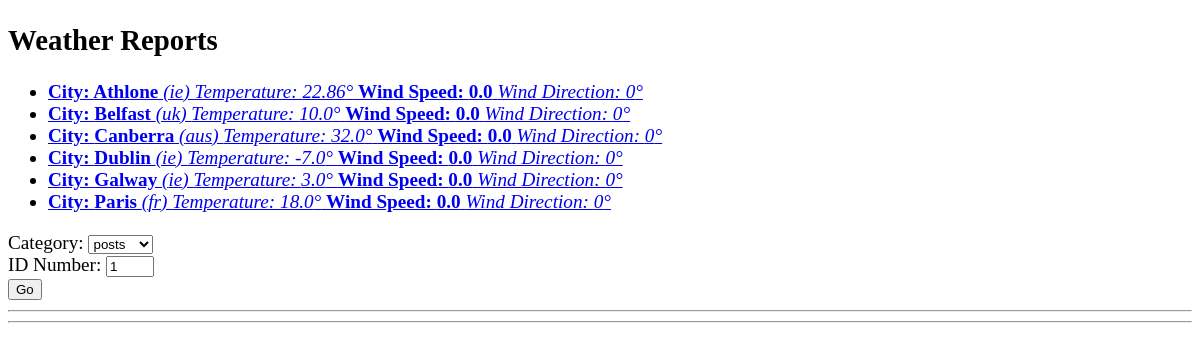
The page /polls/weather/ on the database as committed earlier.
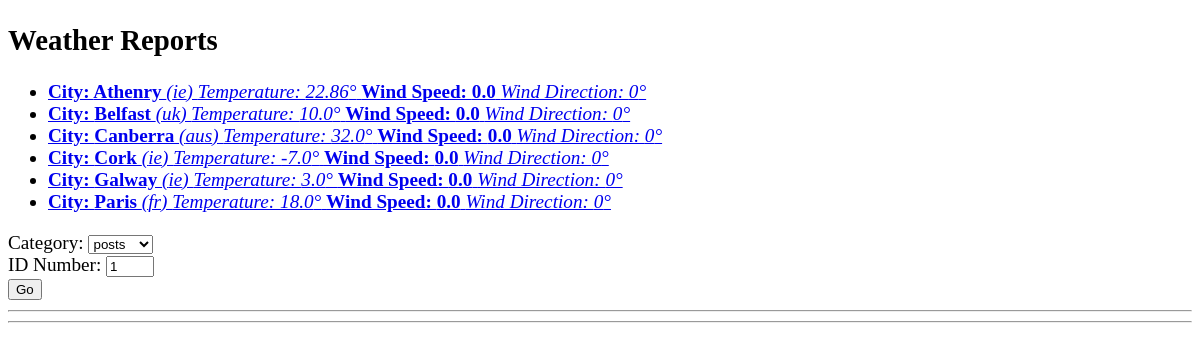
The same page on the database as committed later.
### polls/models.py (models this page shows, shortened)
class Weather(models.Model):
    city = models.CharField(max_length=200)
    country = models.CharField(max_length=200)
    description = models.CharField(max_length=200)
    temperature = models.FloatField(default=22)
    wind_speed = models.FloatField(default=0)
    wind_direction = models.IntegerField(default=0)

### polls/views.py (the view)
# urls.py: path('weather/', views.weather, name='weather'),
def weather(request):
    weather_list = Weather.objects.order_by('city')
    context = {'weather_list': weather_list}
    return render(request, 'polls/weather.html', context)

### polls/templates/polls/weather.html (shortened to what this page needs)
<!DOCTYPE html>
<html lang="en">
<head>
    {% load static %}
    <link rel='stylesheet' href='{% static "polls/polls.css" %}' type='text/css' />
</head>
<body>
    <h2>Weather Reports</h2>
    {% if weather_list %}
    <ul>
        {% for weather in weather_list %}
        <li><a href="{% url 'polls:weather_form' weather.id %}">
                <span class='city'>City: {{ weather.city }} </span>
                <span class='country'>({{weather.country}}) </span>
                <span class='temp'>Temperature: {{weather.temperature}}&deg;</span>
                <span class='speed'>Wind Speed: {{weather.wind_speed}}</span>
                <span class='dir'>Wind Direction: {{weather.wind_direction}}&deg;</span>
            </a></li>
        {% endfor %}
    </ul>
    {% else %}
    <h3 class='highlight'>There are no weather reports yet</h3>
    {% endif  %}
    <section>
        Category:
        <select id='cat'>
            <option>posts</option>
        </select>
        <br />
        ID Number:
        <input type="number" min="1" max="9" step="1" id='num' value='1' />
        <br />
        <button id='btnGo'>Go</button>
        <hr />
        <hr />
    </section>
</body>
</html>

Rows that differ between the two databases and show on the page:
changed Weather: city "Athlone" → "Athenry"
changed Weather: city "Dublin" → "Cork"
